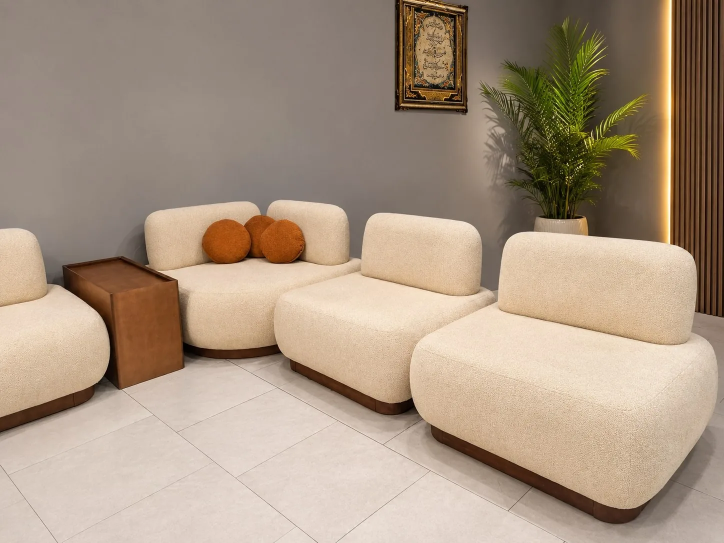
#> input picture images/product-1.webp, 1448 x 1086 px, found by its file name (shown at 1/2 size)
$ python test_grabcut.py
#> lines starting #> are read from the running program, lines starting #| are printed output that depends on the picture; after the words box and inside, x2 and y2 are one past the last pixel; in counts of white or black regions, pixels touching at a corner belong together
import numpy as np
from PIL import Image
import cv2

orig = Image.open(r'c:\Users\Mahdi\Desktop\بببببب\images\product-1.webp').convert('RGB')
#> orig is the input picture: PIL image 1448x1086 RGB; mean R, G, B 169.2, 149.8, 130.4
orig_np = np.array(orig)

# Let's crop the left region [0:880, 0:260]
h, w, _ = orig_np.shape
#> h = 1086; w = 1448
arm_mask = np.zeros((h, w), dtype=np.uint8)

# The left armchair is located in x: [0, 210], y: [340, 805]
# Let's inspect RGB/HSV in this region:
# Background wall (grey): R~130-150, G~125-145, B~120-140. Saturation is very low (< 0.12).
# Armchair fabric:
# Backrest: R~150-170, G~140-160, B~135-155 (shaded top), but textured and warmer than wall
# Seat: R~210-245, G~185-225, B~160-200. Very high brightness and warm tint.
# Wood base: R~50-70, G~35-45, B~20-30. Very dark (brightness < 60).
# Floor: R~200-220, G~195-215, B~190-210 (neutral grey/tile, low saturation).

# Let's test a GrabCut on the left armchair!
# GrabCut with a bounding box around the armchair:
# rect = (x, y, w, h)
rect = (0, 340, 215, 465) # covers the armchair down to y=805
mask_gc = np.zeros((h, w), np.uint8)
bgdModel = np.zeros((1, 65), np.float64)
fgdModel = np.zeros((1, 65), np.float64)

# Run grabcut with rect
cv2.grabCut(orig_np, mask_gc, rect, bgdModel, fgdModel, 5, cv2.GC_INIT_WITH_RECT)
mask_armchair = np.where((mask_gc == 2) | (mask_gc == 0), 0, 1).astype('uint8')

# Exclude wood base: y > 765 where R < 90 or L < 80
gray = cv2.cvtColor(orig_np, cv2.COLOR_RGB2GRAY)
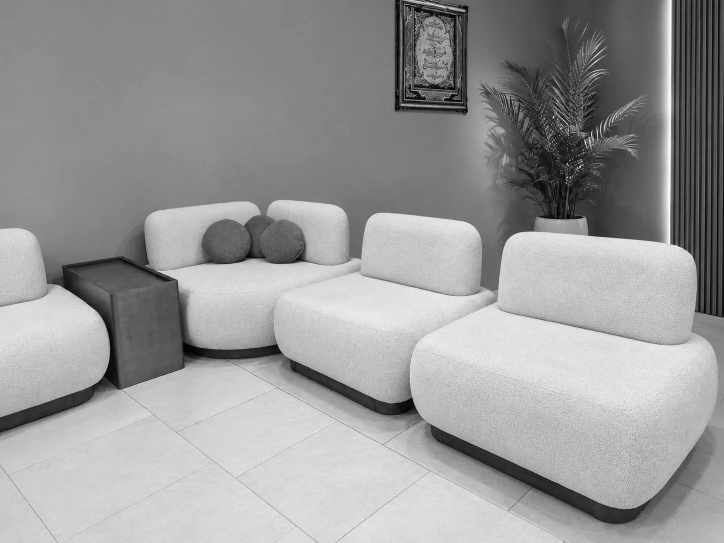
#> gray: shape (1086, 1448) (shown at 1/2 size); min 0, max 253, mean 153.3
mask_armchair[(gray < 80) & (np.arange(h)[:, None] > 750)] = 0

# Save visualization of GrabCut result on left armchair
vis = orig_np.copy()
vis[mask_armchair == 1] = (vis[mask_armchair == 1].astype(float) * 0.4 + np.array([0, 255, 0]) * 0.6).astype(np.uint8)
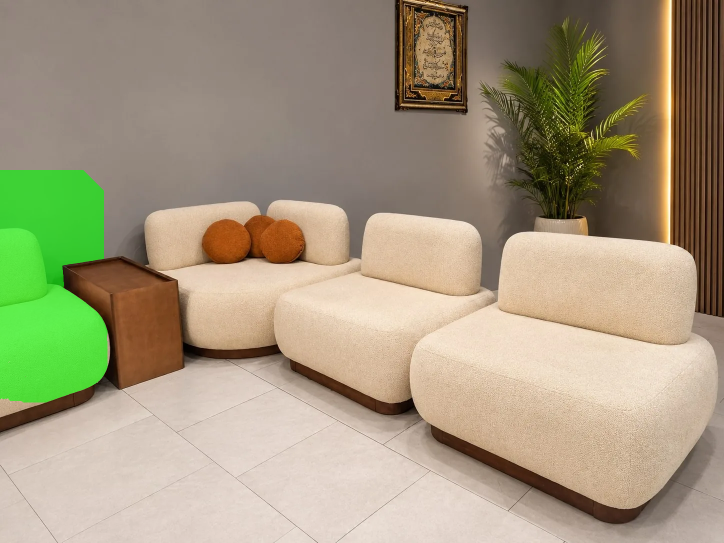
#> vis: shape (1086, 1448, 3) (shown at 1/2 size); 5.55% of pixels changed, all inside (x1, y1, x2, y2) = (0, 340, 215, 805)
Image.fromarray(vis[:950, :400]).save(r'c:\Users\Mahdi\Desktop\بببببب\test_armchair_grabcut.png')
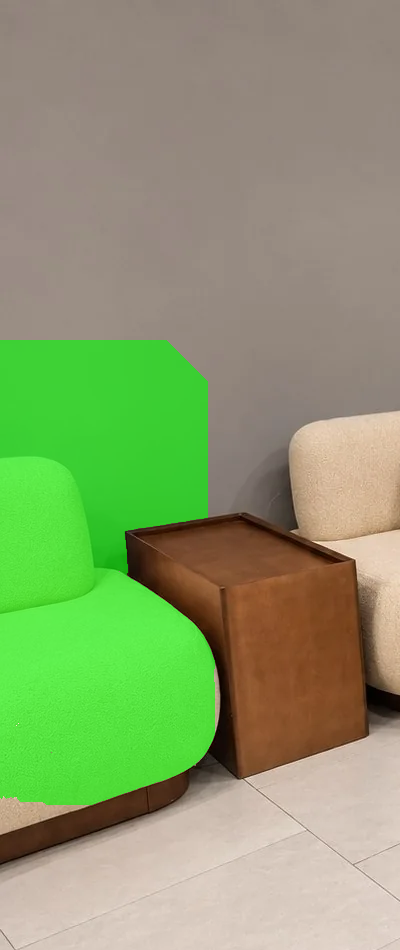
#> saved as test_armchair_grabcut.png: PIL image 400x950 RGB; mean R, G, B 138.7, 157.3, 109.3

print("Grabcut test done, saved test_armchair_grabcut.png")
